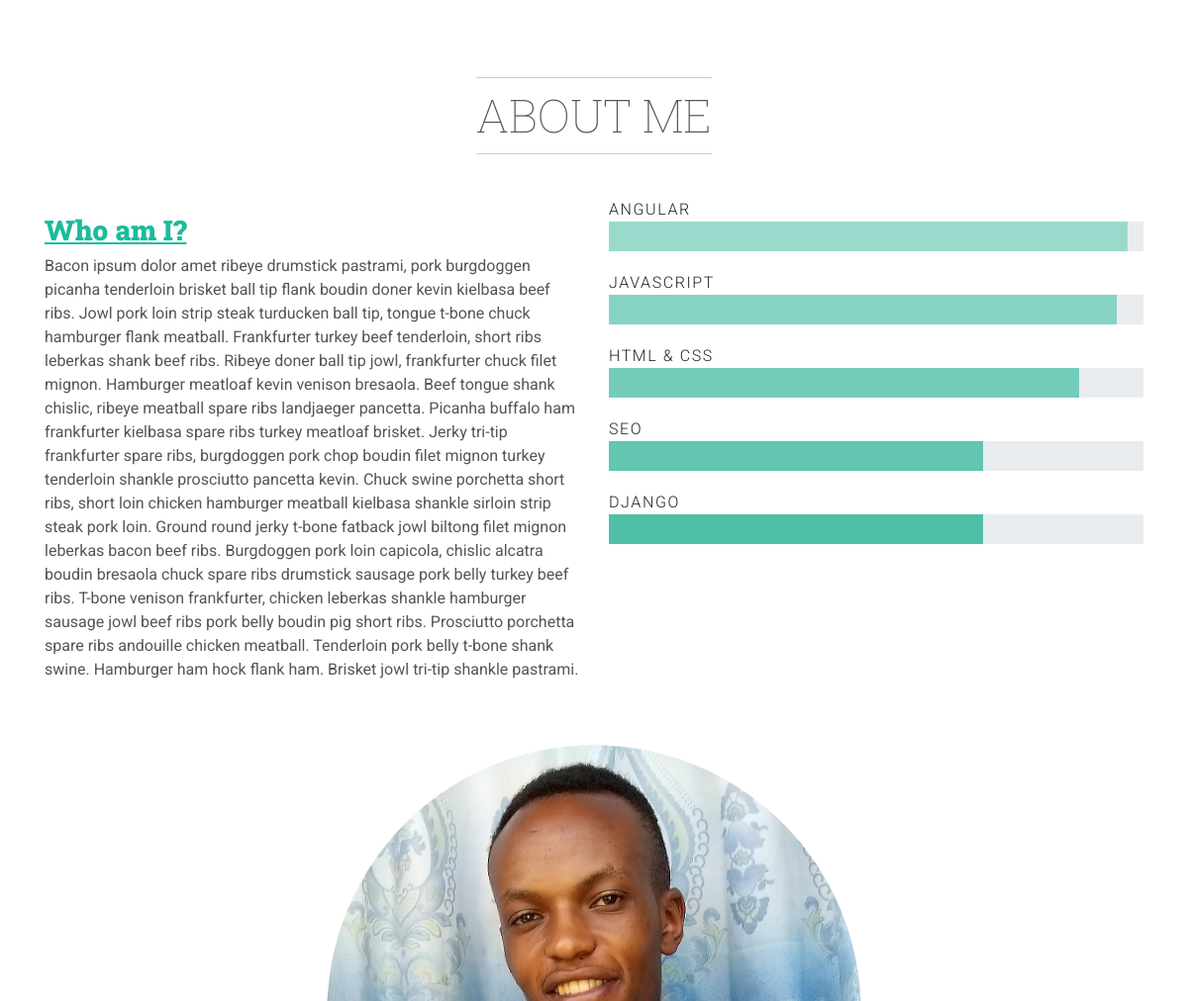
The app's page / (middle part), older data.
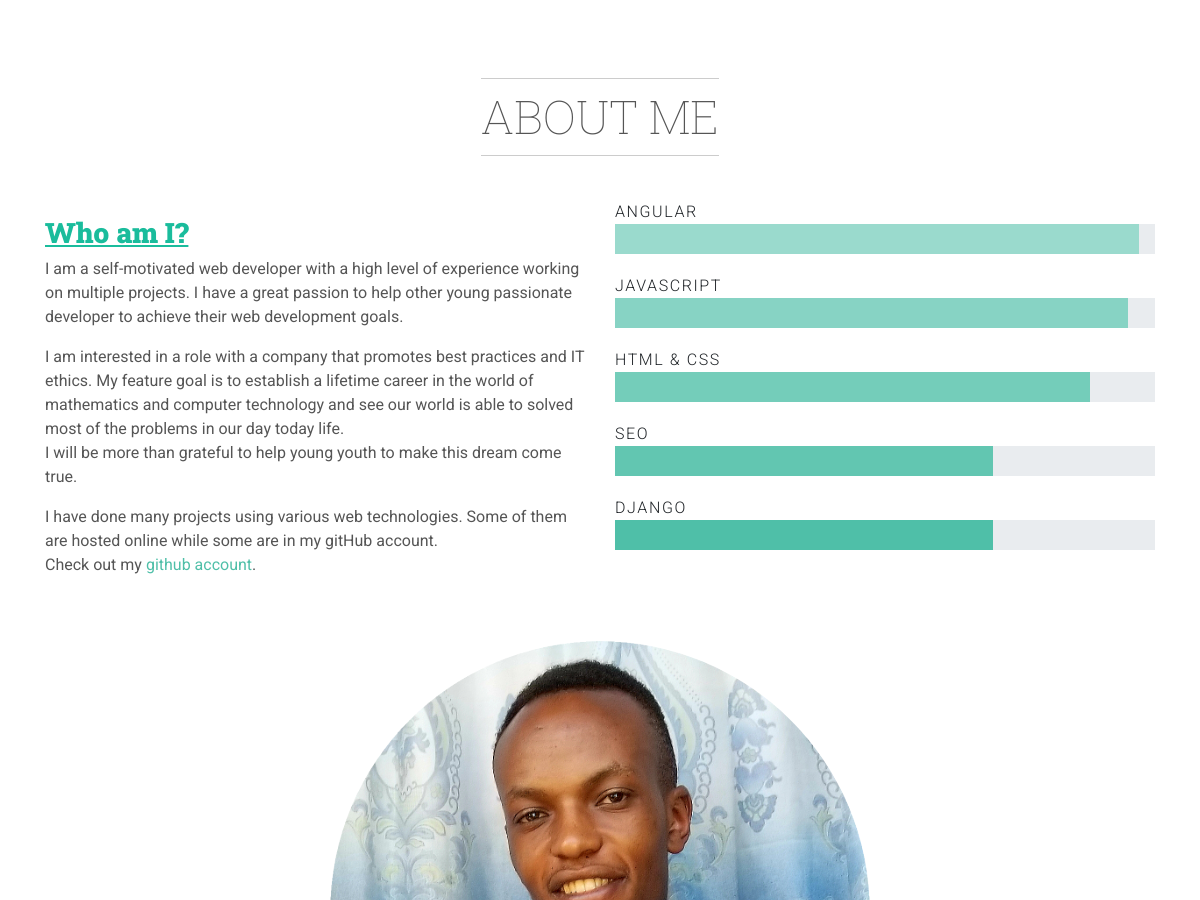
The same page, newer data.
### display/models.py (models this page shows, shortened)
class AboutMe(models.Model):
    title = models.CharField(max_length=200)
    description = RichTextUploadingField(blank=True,
                                         null=True,
                                         config_name='default')
    profile_img = models.ImageField(upload_to='images/')

### display/views.py (the view)
# urls.py: path('', views.HomePage),
def HomePage(request):
    about = AboutMe.objects.all()
    services = Services.objects.all()[:3]
    testimonials = Testimonial.objects.all()
    projects = Project.objects.all()
    categories = Category.objects.all()
    customers_logos = CustomersLogos.objects.all()[:6]
    context = {
        'aboutMe': about,
        'services': services,
        'testimonials': testimonials,
        'projects': projects,
        'categories': categories,
        'customers_logos': customers_logos
    }
    return render(request, 'index.html', context)

### display/models.py (called while the page is built)
    def __str__(self):
        return self.category

### templates/index.html (shortened to what this page needs)
{% load static %}
<!DOCTYPE html>
<html>
<head>
    <link rel="stylesheet" href="{% static 'vendor/bootstrap/css/bootstrap.min.css' %}">
    <link rel="stylesheet" href="{% static 'vendor/font-awesome/css/font-awesome.min.css' %}">
    <link rel="stylesheet" href="{% static 'vendor/owl.carousel/assets/owl.carousel.css' %}">
    <link rel="stylesheet" href="{% static 'vendor/owl.carousel/assets/owl.theme.default.css' %}">
    <link rel="stylesheet" href="{% static 'vendor/animate.css/animate.css' %}">
    <link rel="stylesheet" href="{% static 'css/style.default.css' %}" id="theme-stylesheet">
    <link rel="stylesheet" href="{% static 'css/custom.css' %}">
    <link rel="stylesheet" href="https://cdnjs.cloudflare.com/ajax/libs/leaflet/1.4.0/leaflet.css">
</head>
<body>
<section id="about" class="about-section">
    {% for about in aboutMe %}
        <div class="container">
            <header class="text-center">
                <h2 data-animate="fadeInDown" class="title">{{ about.title }}</h2>
            </header>
            <div class="row">
                <div data-animate="fadeInUp" class="col-lg-6">
                    <p>{{ about.description | safe }}</p>
                </div>
                <div data-animate="fadeInUp" class="col-lg-6">
                    <div class="skill-item">
                        <div class="progress-title">Angular</div>
                        <div class="progress">
                            <div role="progressbar" style="width: 97%" aria-valuenow="0" aria-valuemin="90"
                                 aria-valuemax="100" class="progress-bar progress-bar-skill1"></div>
                        </div>
                    </div>
                    <div class="skill-item">
                        <div class="progress-title">Javascript</div>
                        <div class="progress">
                            <div role="progressbar" style="width: 95%" aria-valuenow="70" aria-valuemin="60"
                                 aria-valuemax="100" class="progress-bar progress-bar-skill2"></div>
                        </div>
                    </div>
                    <div class="skill-item">
                        <div class="progress-title">HTML & CSS</div>
                        <div class="progress">
                            <div role="progressbar" style="width: 88%" aria-valuenow="80" aria-valuemin="0"
                                 aria-valuemax="100" class="progress-bar progress-bar-skill3"></div>
                        </div>
                    </div>
                    <div class="skill-item">
                        <div class="progress-title">SEO</div>
                        <div class="progress">
                            <div role="progressbar" style="width: 70%" aria-valuenow="90" aria-valuemin="0"
                                 aria-valuemax="100" class="progress-bar progress-bar-skill4"></div>
                        </div>
                    </div>
                    <div class="skill-item">
                        <div class="progress-title">Django</div>
                        <div class="progress">
                            <div role="progressbar" style="width: 70%" aria-valuenow="70" aria-valuemin="0"
                                 aria-valuemax="100" class="progress-bar progress-bar-skill5"></div>
                        </div>
                    </div>
                </div>
                <div data-animate="fadeInUp" class="col-sm-6 mx-auto mt-5">
                    <img src="{{ about.profile_img.url }}" alt="This is me - Peter Munyua"
                         class="image rounded-circle img-fluid">
                </div>
            </div>
        </div>
    {% endfor %}
</section>
</body>
</html>

### static_in_env/css/style.default.css (style rules this page uses)
[data-animate] { visibility: hidden; }
body { color: #555; }
p { color: #555; }
section { padding: 60px 0; position: relative; }
.title { display: inline-block; font-size: 2.9rem; font-weight: 100; padding: 10px 0; margin-bottom: 44px; text-align: center; border-bottom: solid 1px #ccc; border-top: solid 1px #ccc; text-transform: uppercase; letter-spacing: 0.1em; line-height: 1.2; color: #555; margin-top: 20px; letter-spacing: 0; }
.about-section .skill-item { margin-bottom: 20px; }
.about-section .progress-title { font-weight: 300; text-transform: uppercase; letter-spacing: 0.1em; }
.about-section .progress { height: 30px; border-radius: 0; }
.about-section .progress .progress-bar { background: #4fbfa8; }
.about-section .progress .progress-bar-skill1 { background: #9adacd; }
.about-section .progress .progress-bar-skill2 { background: #87d3c4; }
.about-section .progress .progress-bar-skill3 { background: #74cdba; }
.about-section .progress .progress-bar-skill4 { background: #62c6b1; }
body { font-family: "Roboto", sans-serif; font-size: 1rem; font-weight: 400; line-height: 1.5; color: #212529; background-color: #fff; }
a { color: #4fbfa8; text-decoration: none; }
h1, h2, h3, h4, h5, h6, .h1, .h2, .h3, .h4, .h5, .h6 { margin-bottom: 0.5rem; font-family: "Roboto Slab", serif; font-weight: 700; line-height: 1.2; color: inherit; }
h2, .h2 { font-size: 2.15rem; }
h3, .h3 { font-size: 1.75rem; }

Row changes from the older to the newer data that the page shows:
changed AboutMe "ABOUT ME": description "Who am I? Bacon ipsum dolor amet ribeye drumstick pastrami, pork burgdoggen picanha tenderloin brisket ball tip flank boudin doner kevin kielbasa beef ribs. Jowl pork loin strip steak turducken ball tip, tongue t-bone chuck hamburger flank meatball. Frankfurter turkey beef tenderloin, short ribs leberkas shank beef ribs. Ribeye doner ball tip jowl, frankfurter chuck filet mignon. Hamburger meatloaf kevin venison bresaola. Beef tongue shank chislic, ribeye meatball spare ribs landjaeger pancetta. Picanha buffalo ham frankfurter kielbasa spare ribs turkey meatloaf brisket. Jerky tri-tip frankfurter spare ribs, burgdoggen pork chop boudin filet mignon turkey tenderloin shankle prosciutto…" → "Who am I? I am a self-motivated web developer with a high level of experience working on multiple projects. I have a great passion to help other young passionate developer to achieve their web development goals. I am interested in a role with a company that promotes best practices and IT ethics. My feature goal is to establish a lifetime career in the world of mathematics and computer technology and see our world is able to solved most of the problems in our day today life. I will be more than grateful to help young youth to make this dream come true. I have done many projects using various web technologies. Some of them are hosted online while some are in my gitHub account. Check out my…"
